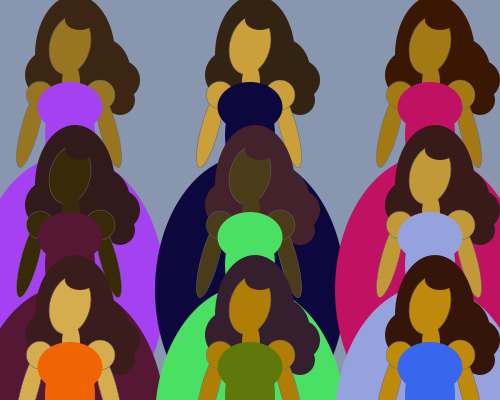
Frame 1 (no input)
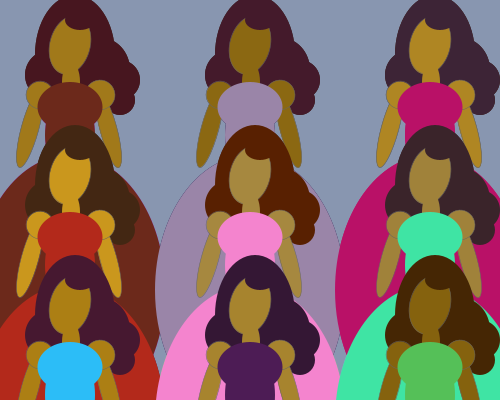
Frame 2 (the mouse pressed at the canvas centre, redrawn once)

The Processing sketch that drew these frames (run headless with seeded random() and noise(); the mouse was pressed at the canvas centre and the sketch redrawn once):

// Processing sketch: processing_37638
// ── processing_37638.pde

   void setup() {
  noLoop();
  size (500, 400);
  background (136, 150, 176);
  smooth();
  noStroke ();
}



void draw() {

  for (int i=150; i<700; i=i+180) {
    for (int a=150; a<420; a=a+130) {
      princess (i-30, a-50, random (0, 255), random(0, 255), random(0, 255), 
      random (50, 90), random(20, 40), random(0, 60), 
      30, random (155, 255), random (34, 250));
    }
  }
}

void princess(int x, int y, 
float dressred, float dressgreen, float dressblue, 
float hairred, float hairgreen, float hairblue, 
float skinr, float sking, float skinb) {

  fill(hairred, hairgreen, hairblue);
  ellipse (x-45, y-45, 80, 120);
  ellipse (x-70, y-25, 50, 50);
  ellipse (x-20, y-30, 60, 65);
  ellipse (x, y-20, 40, 40);
  ellipse (x, y, 30, 30);

  stroke (100);
  strokeWeight (.5);
  colorMode(HSB);
  fill(skinr, sking, skinb);
  pushMatrix();
  translate (x-50, y-55);
  rotate (-50);
  ellipse (0, 0, 40, 60);
  popMatrix();

  noStroke();
  colorMode(RGB);
  ellipse (x-49, y-18, 18, 40);

  fill(hairred, hairgreen, hairblue);
  ellipse (x-40, y-80, 30, 20);

  stroke (100);
  strokeWeight (.5);
  colorMode(HSB);
  fill( skinr, sking, skinb);
  pushMatrix();
  translate (x-80, y-5);
  rotate (-50);
  ellipse (-1, 35, 17, 80);
  ellipse (0, 0, 27, 27);
  popMatrix();

  stroke (100);
  strokeWeight (.5);
  ;
  fill(skinr, sking, skinb);
  pushMatrix();
  translate(x-20, y-5);
  rotate(50);
  ellipse (-1, 35, 17, 80);
  ellipse (0, 0, 30, 30);
  popMatrix();

  noStroke ();
  colorMode(RGB);
  fill(dressred, dressgreen, dressblue);
  ellipse (x-50, y+35, 50, 90);
  ellipse (x-50, y+7, 65, 50);
  ellipse (x-50, y+190, 190, 270);
}
            
